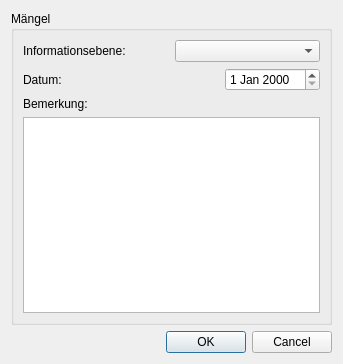
<?xml version="1.0" encoding="UTF-8"?>
<ui version="4.0">
 <class>Dialog</class>
 <widget class="QDialog" name="Dialog">
  <property name="geometry">
   <rect>
    <x>0</x>
    <y>0</y>
    <width>343</width>
    <height>364</height>
   </rect>
  </property>
  <property name="windowTitle">
   <string>Dialog</string>
  </property>
  <layout class="QGridLayout" name="gridLayout">
   <item row="1" column="0">
    <widget class="QDialogButtonBox" name="buttonBox">
     <property name="standardButtons">
      <set>QDialogButtonBox::Cancel|QDialogButtonBox::Ok</set>
     </property>
    </widget>
   </item>
   <item row="0" column="0">
    <widget class="QGroupBox" name="groupBox">
     <property name="title">
      <string>Mängel</string>
     </property>
     <layout class="QGridLayout" name="gridLayout_2">
      <item row="0" column="0">
       <layout class="QHBoxLayout" name="horizontalLayout_2">
        <item>
         <widget class="QLabel" name="label_2">
          <property name="text">
           <string>Informationsebene: </string>
          </property>
         </widget>
        </item>
        <item>
         <widget class="QComboBox" name="ebene"/>
        </item>
       </layout>
      </item>
      <item row="1" column="0">
       <layout class="QHBoxLayout" name="horizontalLayout">
        <item>
         <widget class="QLabel" name="label">
          <property name="text">
           <string>Datum: </string>
          </property>
         </widget>
        </item>
        <item>
         <spacer name="horizontalSpacer">
          <property name="orientation">
           <enum>Qt::Horizontal</enum>
          </property>
          <property name="sizeHint" stdset="0">
           <size>
            <width>40</width>
            <height>20</height>
           </size>
          </property>
         </spacer>
        </item>
        <item>
         <widget class="QDateEdit" name="dateEdit"/>
        </item>
       </layout>
      </item>
      <item row="2" column="0">
       <layout class="QHBoxLayout" name="horizontalLayout_6">
        <item>
         <widget class="QLabel" name="label_5">
          <property name="text">
           <string>Bemerkung:</string>
          </property>
         </widget>
        </item>
       </layout>
      </item>
      <item row="3" column="0">
       <layout class="QHBoxLayout" name="horizontalLayout_5">
        <item>
         <widget class="QPlainTextEdit" name="bemerkung"/>
        </item>
       </layout>
      </item>
     </layout>
    </widget>
   </item>
  </layout>
 </widget>
 <resources/>
 <connections/>
</ui>
